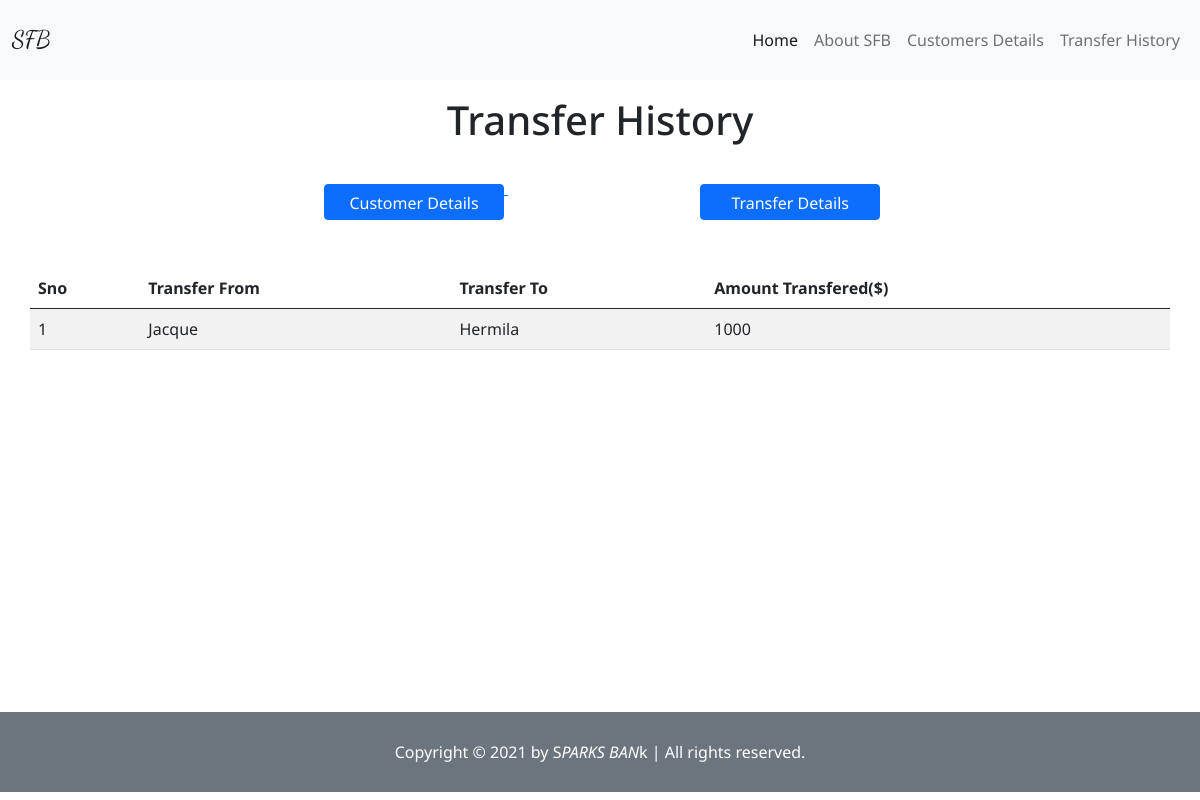
Page /transfer/Jacque on the committed database.
### app.py (models this page shows, shortened)
class transfer_history(db.Model):
    sno = db.Column(db.Integer, primary_key=True)
    transfer_from = db.Column(db.String(500), nullable=False)
    transfer_to = db.Column(db.String(500), nullable=False)
    amount = db.Column(db.Integer, nullable=False)

### app.py (the view)
@app.route("/transfer/<string:name>", methods=['GET', 'POST'])
def transfer(name):
    row = transfer_history.query.filter_by(transfer_from=name).first()
    allrows = transfer_history.query.filter_by(transfer_from=name).all()
    if row == None:
        return render_template("error-404.html")
    return render_template('transfer.html', cst=row, allrows=allrows)

### templates/transfer.html (shortened to what this page needs)
{% extends "index.html" %}
{% block body %}
<h1 class="d-flex justify-content-center my-3">Transfer History</h1>
<a href="/customers"><button type="button" class="btn-1 btn btn-primary">Customer Details </button>
</a>
<a href="/transfer"><button type="button" class="btn-2 btn btn-primary">Transfer Details </button>
</a>
<table class="table table-striped container my-5">
    <thead>
        <tr>
            <th scope="col">Sno</th>
            <th scope="col">Transfer From</th>
            <th scope="col">Transfer To</th>
            <th scope="col">Amount Transfered($)</th>
        </tr>
    </thead>
    <tbody>
        {% for cstmer in allrows %}
        <tr>
            <td>{{loop.index}}</td>
            <td>{{cstmer.transfer_from}}</td>
            <td>{{cstmer.transfer_to}}</td>
            <td>{{cstmer.amount}}</td>
        </tr>
        {% endfor %}
    </tbody>
</table>
{% endblock body %}

### static/CSS/style.css (style rules this page uses)
* { margin: 0; padding: 0; font-family: 'Noto Sans', sans-serif; }
.btn-1, .btn-2 { width: 15vw; height: 3vw; }
.btn-1 { margin: 2vw 0 0 27vw !important; }
.btn-2 { margin: 2vw 0 0 16vw !important; }

### rows in the picture
transfer_history: transfer_from "Jacque", transfer_to "Hermila", amount "1000"
